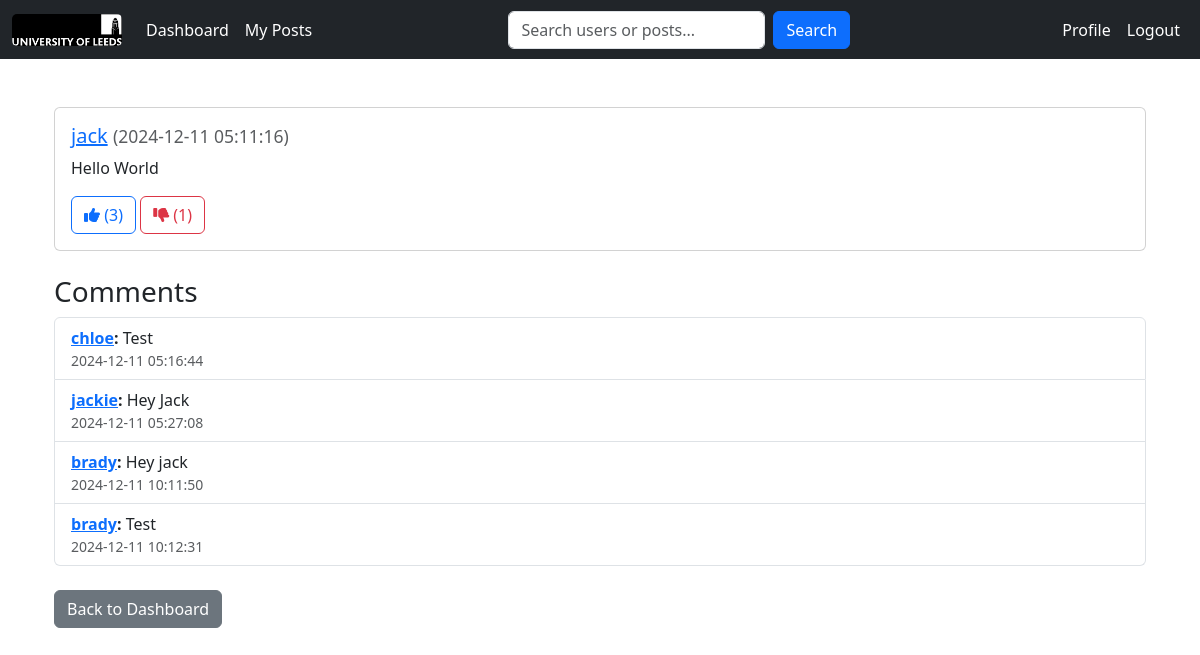
/post/6 (signed in), run on the app's committed database.
### website/models.py (models this page shows, shortened)
class User(db.Model):
    id = db.Column(db.Integer, primary_key=True)
    name = db.Column(db.String(100), nullable=False)
    email = db.Column(db.String(100), unique=True)
    password = db.Column(db.String(100))  # Storing hashed passwords
    posts = db.relationship("Post", backref="user", lazy=True)
    liked_posts = db.relationship("Post", secondary="like", back_populates="liked_by")
    disliked_posts = db.relationship(
        "Post", secondary="dislike", back_populates="disliked_by"
    )
    followers = db.relationship(
        "User",
        secondary="follows",
        primaryjoin="Follows.followed_id == User.id",
        secondaryjoin="Follows.follower_id == User.id",
        backref="following",
    )

class Post(db.Model):
    id = db.Column(db.Integer, primary_key=True)
    content = db.Column(db.Text, nullable=False)
    created_at = db.Column(db.DateTime, default=db.func.now())  # Timestamping (time of post created)
    user_id = db.Column(db.Integer, db.ForeignKey("user.id"))
    liked_by = db.relationship("User", secondary="like", back_populates="liked_posts") #A many-to-many relationship tracking users who liked the post through "like" association table.
    disliked_by = db.relationship(
        "User", secondary="dislike", back_populates="disliked_posts" #A many-to-many relationship tracking users who disliked the post through "dislike" association table.
    )
    comments = db.relationship("Comment", backref="post", lazy=True) # A one-to-many relationship for comments associated with the post.

class Comment(db.Model):
    id = db.Column(db.Integer, primary_key=True)
    content = db.Column(db.Text, nullable=False)
    created_at = db.Column(db.DateTime, default=db.func.now())
    post_id = db.Column(db.Integer, db.ForeignKey("post.id"))  # Foreign key to Post
    user_id = db.Column(db.Integer, db.ForeignKey("user.id"))  # Foreign key to User
    user = db.relationship("User", backref=db.backref("comments", lazy=True))

### website/views.py (the view)
@app.route('/post/<int:post_id>')
@login_required
def view_post(post_id):
    post = Post.query.get_or_404(post_id)
    return render_template('post.html', post=post)

### website/views.py (called while the page is built)
def login_required(f):
    @wraps(f)
    def decorated_function(*args, **kwargs):
        if 'email' not in session:
            flash("You need to be logged in to access this page.", "danger")
            return redirect('/login')
        return f(*args, **kwargs)
    return decorated_function

@app.context_processor
def provide_user():
    if 'email' in session:
        current_user = User.query.filter_by(email=session['email']).first()
        return {'current_user': current_user}
    return {'current_user': None}

### website/templates/post.html (shortened to what this page needs)
{% extends "base.html" %}
{% block content %}
<head>
    <link rel="stylesheet" href="https://cdn.jsdelivr.net/npm/bootstrap@5.3.0-alpha1/dist/css/bootstrap.min.css">
</head>
<body>
    <div class="container mt-5">
        <div class="card mb-4">
            <div class="card-body">
                <h5 class="card-title">
                    <a href="/profile/{{ post.user.id }}" class="text-primary">{{ post.user.name }}</a>
                    <small class="text-muted">({{ post.created_at.strftime('%Y-%m-%d %H:%M:%S') }})</small>
                </h5>
                <p class="card-text">{{ post.content }}</p>
                <button class="btn btn-outline-primary like-button" data-post-id="{{ post.id }}">
                    <i class="fas fa-thumbs-up"></i> (<span id="like-count-{{ post.id }}">{{ post.liked_by | length }}</span>)
                </button>
                <button class="btn btn-outline-danger dislike-button" data-post-id="{{ post.id }}">
                    <i class="fas fa-thumbs-down"></i> (<span id="dislike-count-{{ post.id }}">{{ post.disliked_by | length }}</span>)
                </button>
            </div>
        </div>
        <h3>Comments</h3>
        <ul id="comment-list-{{ post.id }}" class="list-group mb-3">
            {% for comment in post.comments %}
                <li class="list-group-item d-flex justify-content-between align-items-center">
                    <div>
                        <b><a href="/profile/{{ comment.user.id }}" class="text-primary">{{ comment.user.name }}</a>: </b>{{ comment.content }}
                        <small class="text-muted d-block">{{ comment.created_at.strftime('%Y-%m-%d %H:%M:%S') }}</small>
                    </div>
                </li>
            {% endfor %}
        </ul>
        <div class="mt-4">
            <a href="/dashboard" class="btn btn-secondary">Back to Dashboard</a>
        </div>
    </div>
</body>
</html>
{% endblock %}

### data on the page
User: user.name "jack"
Post: created_at "2024-12-11 05:11:16", content "Hello World"
Comment: user.name "chloe", content "Test", created_at "2024-12-11 05:16:44"
Comment: user.name "jackie", content "Hey Jack", created_at "2024-12-11 05:27:08"
Comment: user.name "brady", content "Hey jack", created_at "2024-12-11 10:11:50"
Comment: user.name "brady", content "Test", created_at "2024-12-11 10:12:31"

### other printed values
{{ post.liked_by | length }} "3"
{{ post.disliked_by | length }} "1"
